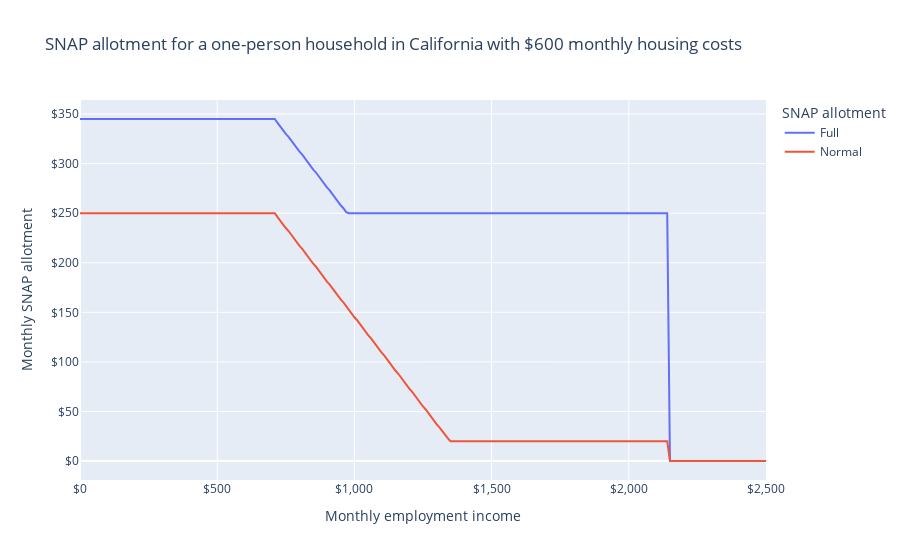

The notebook cell saved with this chart:
### Markdown cell above
What if their earnings change?
They receive the maximum allotment of \$250 per month until they reach \$720 in monthly earnings, plus the \$95 emergency allotment, coming to \$345.
When their income hits \$980 per month, their normal allotment falls to \$155, at which point their total allotment stabilizes at \$250.
The normal allotment then continues to fall until their earnings reach \$1,350, at which point their continue to receive the \$20 minimum monthly allotment until they reach \$2,150 per month, 200% of the poverty line.
At 200% of the poverty line, both their normal and full allotment fall to \$0.

### Code cell
sim_emp.vary("employment_income", max=2500 * 12, step=120)

import plotly.express as px

LABELS = dict(
    employment_income="Monthly employment income",
    dividend_income="Monthly dividend income",
    income="Monthly income",
    income_source="Income source",
    housing_cost="Monthly housing cost",
    snap="Monthly SNAP allotment",
    mtr="Marginal tax rate from SNAP",
    housing_subsidy_rate="Housing subsidy rate from SNAP",
    allotment="SNAP allotment",
)

emp_df_full = pd.DataFrame(
    dict(
        employment_income=sim_emp.calc("employment_income")[0],
        allotment="Full",
        snap=sim_emp.calc("snap")[0],
        mtr=-sim_emp.deriv("snap", "employment_income"),
    )
)
emp_df_normal = pd.DataFrame(
    dict(
        employment_income=sim_emp.calc("employment_income")[0],
        allotment="Normal",
        snap=sim_emp.calc("snap_normal_allotment")[0],
        mtr=-sim_emp.deriv("snap_normal_allotment", "employment_income"),
    )
)
emp_df = pd.concat([emp_df_full, emp_df_normal])
emp_df[["employment_income", "snap"]] = (
    emp_df[["employment_income", "snap"]] / 12
).round()

fig = px.line(
    emp_df,
    "employment_income",
    "snap",
    color="allotment",
    labels=LABELS,
    title="SNAP allotment for a one-person household in California with $600 monthly housing costs",
)
fig.update_layout(xaxis_tickformat="$,", yaxis_tickformat="$,")
fig.show()

### Figure 1 — Plotly figure (JSON) as saved in the notebook; plotly's stock layout.template omitted (floating-point values rounded to 4 significant figures; data arrays with more than 128 entries replaced by an {"elided": "..."} marker saying what was removed)
{"data": [{"hovertemplate": "SNAP allotment=Full<br>Monthly employment income=%{x}<br>Monthly SNAP allotment=%{y}<extra></extra>", "legendgroup": "Full", "line": {"color": "#636efa", "dash": "solid"}, "marker": {"symbol": "circle"}, "mode": "lines", "name": "Full", "orientation": "v", "showlegend": true, "type": "scatter", "x": {"elided": "251 int values"}, "xaxis": "x", "y": {"elided": "251 int values"}, "yaxis": "y"}, {"hovertemplate": "SNAP allotment=Normal<br>Monthly employment income=%{x}<br>Monthly SNAP allotment=%{y}<extra></extra>", "legendgroup": "Normal", "line": {"color": "#EF553B", "dash": "solid"}, "marker": {"symbol": "circle"}, "mode": "lines", "name": "Normal", "orientation": "v", "showlegend": true, "type": "scatter", "x": {"elided": "251 int values"}, "xaxis": "x", "y": {"elided": "251 int values"}, "yaxis": "y"}], "layout": {"legend": {"title": {"text": "SNAP allotment"}, "tracegroupgap": 0}, "title": {"text": "SNAP allotment for a one-person household in California with $600 monthly housing costs"}, "xaxis": {"anchor": "y", "domain": [0, 1], "tickformat": "$,", "title": {"text": "Monthly employment income"}}, "yaxis": {"anchor": "x", "domain": [0, 1], "tickformat": "$,", "title": {"text": "Monthly SNAP allotment"}}}}
